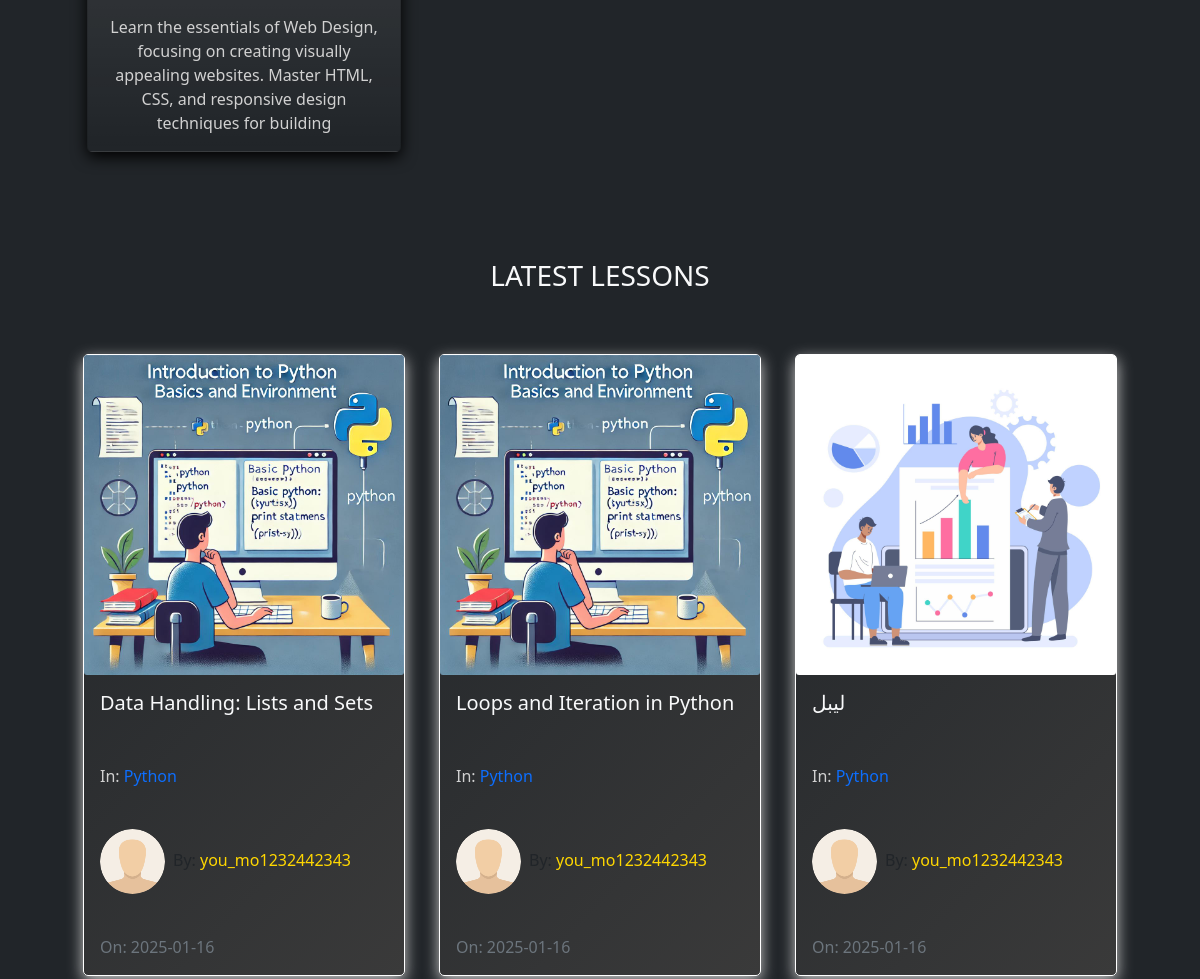
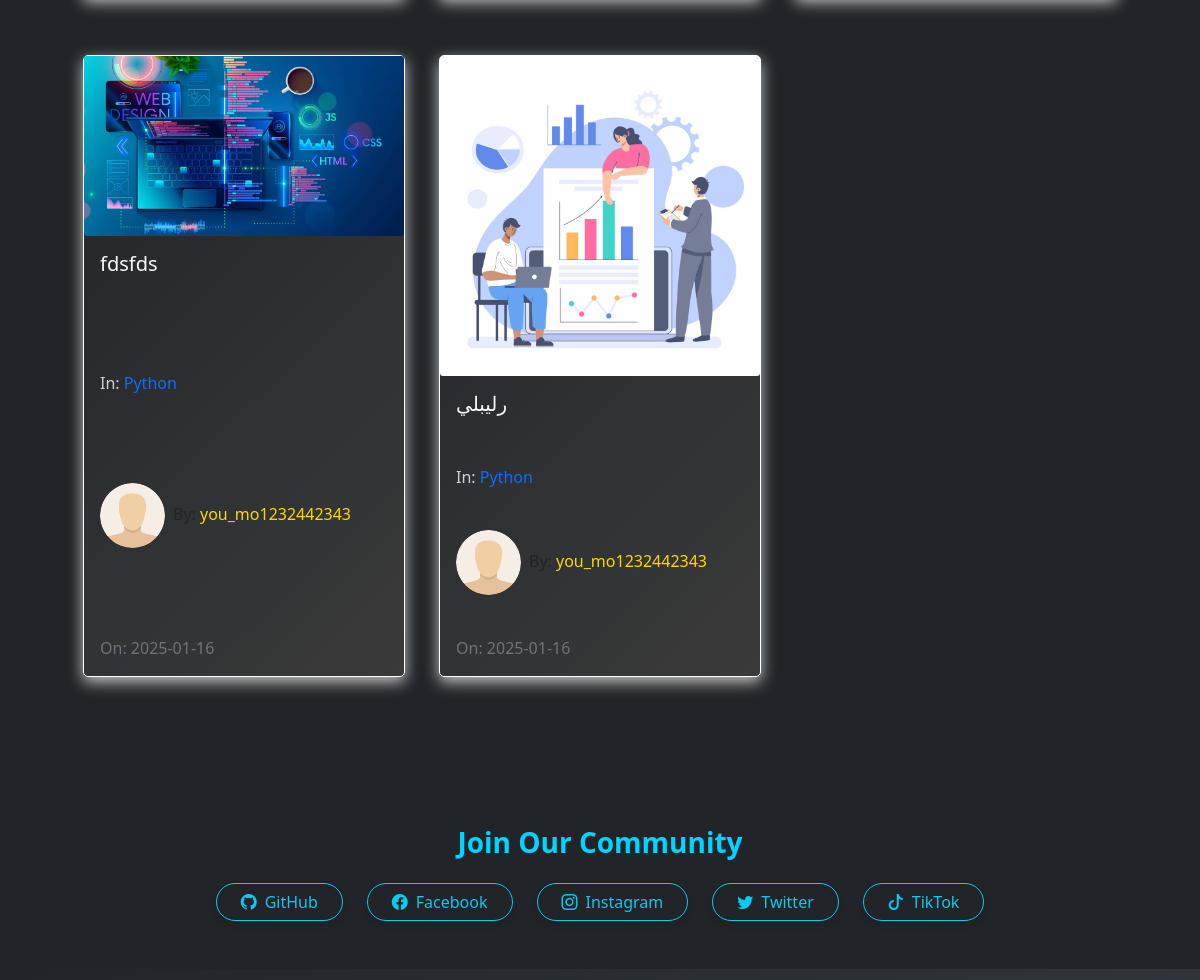
The app's page /home (middle part), older data (2 pictures, top to bottom).
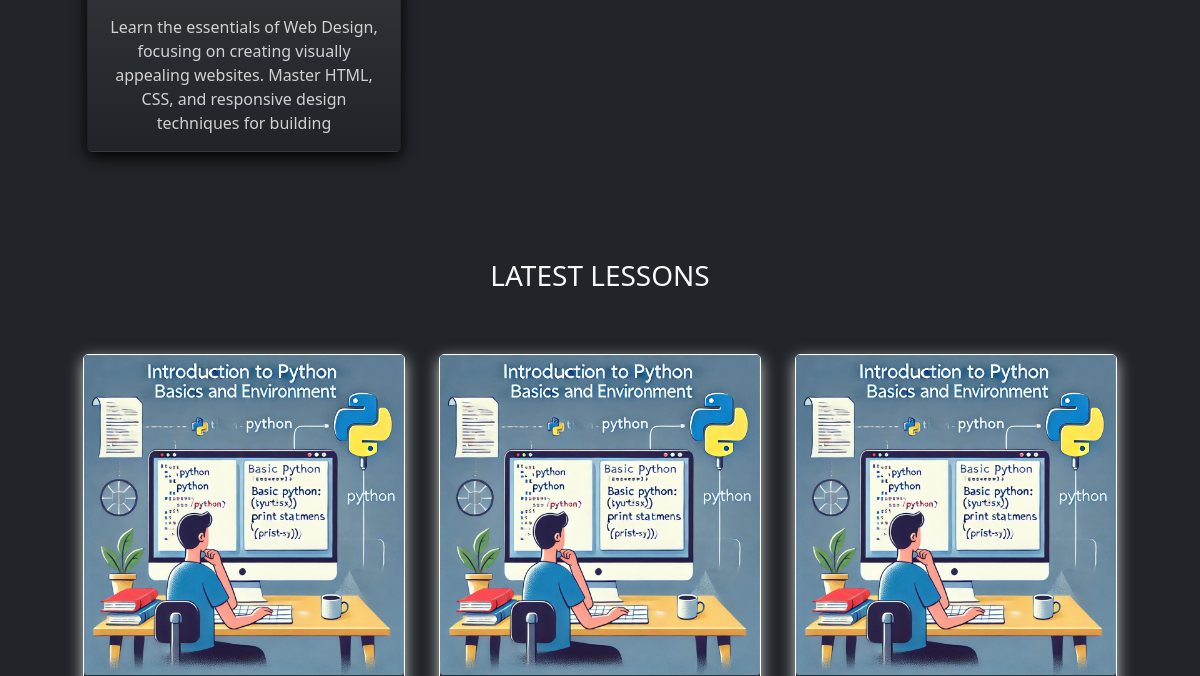
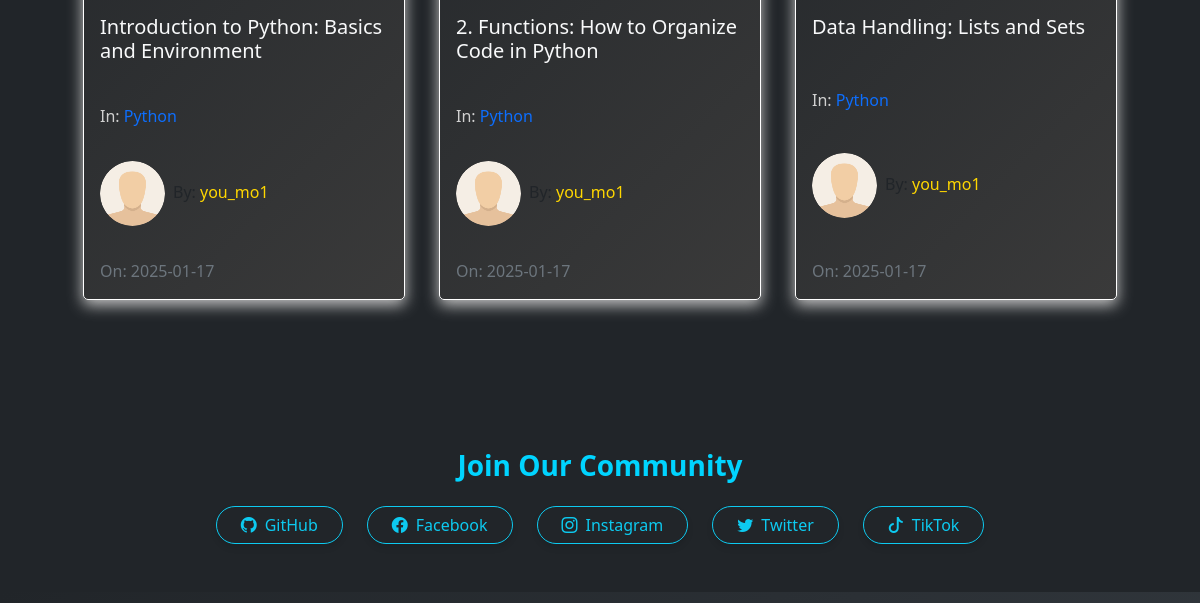
The same page, newer data (2 pictures, top to bottom).
### pythonic/models.py (models this page shows, shortened)
class Course(db.Model):
    id = db.Column(db.Integer, primary_key=True)
    title = db.Column(db.String(50), unique=True, nullable=False)
    description = db.Column(db.String(150), nullable=False)
    icon = db.Column(db.String(20), nullable=False, default="default_icon.jpg")
    lessons = db.relationship("Lesson", backref="course_name", lazy=True)

class Lesson(db.Model):
    id = db.Column(db.Integer, primary_key=True)
    title = db.Column(db.String(100), nullable=False)
    date_posted = db.Column(db.DateTime, nullable=False, default=lambda: datetime.now(timezone.utc))
    content = db.Column(db.Text, nullable=False)
    thumbnail = db.Column(db.String(20), nullable=False, default="default_thumbnail.jpg")
    slug = db.Column(db.String(100), nullable=False)
    user_id = db.Column(db.Integer, db.ForeignKey("user.id"), nullable=False)
    course_id = db.Column(db.Integer, db.ForeignKey("course.id"), nullable=False)
    video = db.Column(db.String(100), nullable=True)  # For uploaded videos

class User(db.Model, UserMixin):
    id = db.Column(db.Integer, primary_key=True)
    fname = db.Column(db.String(25), nullable=False)
    lname = db.Column(db.String(25), nullable=False)
    username = db.Column(db.String(25), unique=True, nullable=False)
    email = db.Column(db.String(125), unique=True, nullable=False)
    image_file = db.Column(db.String(20), nullable=False, default="default.png")
    bio = db.Column(db.Text, nullable=True)
    password = db.Column(db.String(60), nullable=False)
    lessons = db.relationship("Lesson", backref="author", lazy=True)

### pythonic/routes.py (the view)
@app.route("/")
@app.route("/home")
def home():
    lessons = Lesson.query.all()
    courses = Course.query.all()
    return render_template("home.html", lessons=lessons, courses=courses)

### pythonic/templates/home.html (shortened to what the changed rows need)
{% extends "layout.html"%}
{% block content%}
<section class="bg-dark">
    <div class="container p-5">
        <div class="row">
            {% for course in courses %}
            <div class="col-sm-12 col-md-6 col-lg-4 p-3 d-flex align-items-stretch">
                <a href="{{url_for('course', course_title=course.title)}}" class="text-decoration-none">
                    <div class="card bg-gradient text-light h-100" style="background: linear-gradient(135deg, #212529, #3a3a3a);">
                        <div class="card-body text-center d-flex flex-column justify-content-between" style="min-height: 300px;">
                            <p class="card-text" style="color: #d1d1d1;">
                                {{course.description}}
                            </p>
                        </div>
                    </div>
                </a>
            </div>
            {% endfor %}
        </div>
    </div>
</section>
<section class="bg-dark">
    <div class="container p-5">
        <div class="row">
            {% for lesson in lessons %}
            <div class="col-sm-12 col-md-6 col-lg-4 pb-5 d-flex align-items-stretch">
                <div class="card lesson" style="background: linear-gradient(135deg, #212529, #3a3a3a);">
                    <img src="{{url_for('static', filename='lesson_thumbnails/'+lesson.thumbnail)}}" class="card-img">
                    <div class="card-body d-flex flex-column justify-content-between" style="min-height: 300px;">
                        <h5 class="card-title" style="color: #FFD700;">
                            <a class="text-decoration-none text-light"
                                href="{{url_for('lesson', lesson_slug=lesson.slug, course=lesson.course_name.title)}}">{{lesson.title}}</a>
                        </h5>
                        <p class="card-text mb-0" style="color: #d1d1d1;">In:
                            <a class="text-decoration-none" >{{lesson.course_name.title}}</a>
                        </p>
                        <span><img class="article-img rounded-circle"
                                src="{{url_for('static', filename='user_pics/'+lesson.author.image_file)}}" alt="">By:
                            <a class="link" style="color: #FFD700;">{{lesson.author.username}}</a></span>
                        <span class="text-muted">On: {{lesson.date_posted.strftime('%Y-%m-%d')}}</span>
                    </div>
                </div>
            </div>
            {% endfor %}
        </div>
    </div>
</section>
{% endblock content%}

Row changes from the older to the newer data that the page shows:
removed Lesson: thumbnail (picture), title "Loops and Iteration in Python", course_name "Python", image_file (placeholder picture), author.username "you_mo1232442343", date_posted "2025-01-16"
removed Lesson: thumbnail (picture), title "ليبل", course_name "Python", image_file (placeholder picture), author.username "you_mo1232442343", date_posted "2025-01-16"
removed Lesson: thumbnail (picture), title "fdsfds", course_name "Python", image_file (placeholder picture), author.username "you_mo1232442343", date_posted "2025-01-16"
removed Lesson: thumbnail (picture), title "رليبلي", course_name "Python", image_file (placeholder picture), author.username "you_mo1232442343", date_posted "2025-01-16"
added Lesson: thumbnail (picture), title "Introduction to Python: Basics and Environment", course_name "Python", image_file (placeholder picture), author.username "you_mo1", date_posted "2025-01-17"
added Lesson: thumbnail (picture), title "2. Functions: How to Organize Code in Python", course_name "Python", image_file (placeholder picture), author.username "you_mo1", date_posted "2025-01-17"
changed Lesson "Data Handling: Lists and Sets": author.username "you_mo1232442343" → "you_mo1"; date_posted "2025-01-16" → "2025-01-17"
